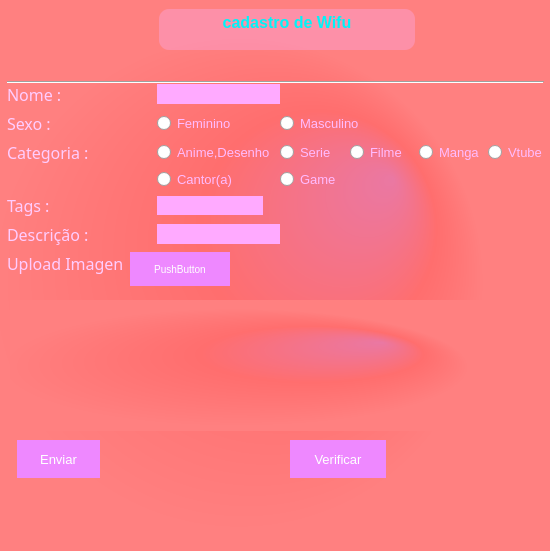
<?xml version="1.0" encoding="UTF-8"?>
<ui version="4.0">
 <class>MainWindow</class>
 <widget class="QMainWindow" name="MainWindow">
  <property name="geometry">
   <rect>
    <x>0</x>
    <y>0</y>
    <width>550</width>
    <height>551</height>
   </rect>
  </property>
  <property name="windowTitle">
   <string>MainWindow</string>
  </property>
  <property name="styleSheet">
   <string notr="true">border-color: rgb(172, 76, 130);
background: qradialgradient(spread:pad, cx:0.41, cy:0.53, radius:0.482, fx:0.714689, fy:0.324, stop:0 rgba(234, 120, 163, 255), stop:0.443182 rgba(255, 110, 110, 255), stop:0.931818 rgba(255, 128, 128, 255))</string>
  </property>
  <widget class="QWidget" name="centralwidget">
   <widget class="QTextEdit" name="textEdit">
    <property name="enabled">
     <bool>false</bool>
    </property>
    <property name="geometry">
     <rect>
      <x>159</x>
      <y>9</y>
      <width>256</width>
      <height>41</height>
     </rect>
    </property>
    <property name="mouseTracking">
     <bool>false</bool>
    </property>
    <property name="autoFillBackground">
     <bool>false</bool>
    </property>
    <property name="styleSheet">
     <string notr="true">background-color :rgba(250,180,255,80) ; border-style: none; border-radius: 10px;</string>
    </property>
    <property name="html">
     <string>&lt;!DOCTYPE HTML PUBLIC &quot;-//W3C//DTD HTML 4.0//EN&quot; &quot;http://www.w3.org/TR/REC-html40/strict.dtd&quot;&gt;
&lt;html&gt;&lt;head&gt;&lt;meta name=&quot;qrichtext&quot; content=&quot;1&quot; /&gt;&lt;style type=&quot;text/css&quot;&gt;
p, li { white-space: pre-wrap; }
&lt;/style&gt;&lt;/head&gt;&lt;body style=&quot; font-family:'Noto Sans'; font-size:10pt; font-weight:400; font-style:normal;&quot;&gt;
&lt;p align=&quot;center&quot; style=&quot; margin-top:0px; margin-bottom:0px; margin-left:0px; margin-right:0px; -qt-block-indent:0; text-indent:0px;&quot;&gt;&lt;span style=&quot; font-family:'MS Shell Dlg 2'; font-size:12pt; font-weight:600; color:#00f4f8;&quot;&gt;cadastro de Wifu&lt;/span&gt;&lt;/p&gt;&lt;/body&gt;&lt;/html&gt;</string>
    </property>
   </widget>
   <widget class="QLabel" name="cname">
    <property name="geometry">
     <rect>
      <x>7</x>
      <y>83</y>
      <width>55</width>
      <height>23</height>
     </rect>
    </property>
    <property name="font">
     <font>
      <family>Segoe UI Light</family>
      <pointsize>-1</pointsize>
     </font>
    </property>
    <property name="styleSheet">
     <string notr="true">background-color : none ;
font-size : 16px ;
 color:#fcf ; </string>
    </property>
    <property name="text">
     <string>Nome :</string>
    </property>
   </widget>
   <widget class="QLabel" name="csex">
    <property name="geometry">
     <rect>
      <x>7</x>
      <y>112</y>
      <width>44</width>
      <height>23</height>
     </rect>
    </property>
    <property name="font">
     <font>
      <family>Segoe UI Light</family>
      <pointsize>-1</pointsize>
     </font>
    </property>
    <property name="styleSheet">
     <string notr="true">background-color : none ;
font-size : 16px ;
 color:#fcf ; </string>
    </property>
    <property name="text">
     <string>Sexo :</string>
    </property>
   </widget>
   <widget class="QLabel" name="ccategory">
    <property name="geometry">
     <rect>
      <x>7</x>
      <y>141</y>
      <width>82</width>
      <height>23</height>
     </rect>
    </property>
    <property name="font">
     <font>
      <family>Segoe UI Light</family>
      <pointsize>-1</pointsize>
     </font>
    </property>
    <property name="styleSheet">
     <string notr="true">background-color : none ;
font-size : 16px ;
 color:#fcf ; </string>
    </property>
    <property name="text">
     <string>Categoria :</string>
    </property>
   </widget>
   <widget class="QLabel" name="ctags">
    <property name="geometry">
     <rect>
      <x>7</x>
      <y>194</y>
      <width>43</width>
      <height>23</height>
     </rect>
    </property>
    <property name="font">
     <font>
      <family>Segoe UI Light</family>
      <pointsize>-1</pointsize>
     </font>
    </property>
    <property name="styleSheet">
     <string notr="true">background-color : none ;
font-size : 16px ;
 color:#fcf ; </string>
    </property>
    <property name="text">
     <string>Tags :</string>
    </property>
   </widget>
   <widget class="QLineEdit" name="lname">
    <property name="geometry">
     <rect>
      <x>157</x>
      <y>84</y>
      <width>123</width>
      <height>20</height>
     </rect>
    </property>
    <property name="accessibleDescription">
     <string extracomment="campo nome"/>
    </property>
    <property name="autoFillBackground">
     <bool>false</bool>
    </property>
    <property name="styleSheet">
     <string notr="true">background-color : #faf;  border-style: none;</string>
    </property>
   </widget>
   <widget class="QLineEdit" name="ltags">
    <property name="geometry">
     <rect>
      <x>157</x>
      <y>196</y>
      <width>106</width>
      <height>19</height>
     </rect>
    </property>
    <property name="font">
     <font>
      <pointsize>9</pointsize>
     </font>
    </property>
    <property name="autoFillBackground">
     <bool>false</bool>
    </property>
    <property name="styleSheet">
     <string notr="true">background-color : #faf; border-style: none;</string>
    </property>
    <property name="maxLength">
     <number>400</number>
    </property>
   </widget>
   <widget class="QLineEdit" name="ldescribe">
    <property name="geometry">
     <rect>
      <x>157</x>
      <y>224</y>
      <width>123</width>
      <height>20</height>
     </rect>
    </property>
    <property name="font">
     <font>
      <family>Verdana</family>
      <pointsize>10</pointsize>
     </font>
    </property>
    <property name="accessibleDescription">
     <string extracomment="descrição , anotaçoes ,caracteristicas especiais , bordões ou até  fazes pelo qual o personagem é conhecido"/>
    </property>
    <property name="autoFillBackground">
     <bool>false</bool>
    </property>
    <property name="styleSheet">
     <string notr="true">background-color : #faf; text-align :lef ; display: box;  border-style: none;</string>
    </property>
    <property name="inputMask">
     <string extracomment="descriçao do personagem"/>
    </property>
    <property name="text">
     <string/>
    </property>
    <property name="maxLength">
     <number>120</number>
    </property>
   </widget>
   <widget class="QLabel" name="ctags_2">
    <property name="geometry">
     <rect>
      <x>7</x>
      <y>223</y>
      <width>82</width>
      <height>23</height>
     </rect>
    </property>
    <property name="font">
     <font>
      <family>Segoe UI Light</family>
      <pointsize>-1</pointsize>
     </font>
    </property>
    <property name="styleSheet">
     <string notr="true">background-color : none ;
font-size : 16px ;
 color:#fcf ; </string>
    </property>
    <property name="text">
     <string>Descrição :</string>
    </property>
   </widget>
   <widget class="QRadioButton" name="rf">
    <property name="geometry">
     <rect>
      <x>157</x>
      <y>114</y>
      <width>77</width>
      <height>18</height>
     </rect>
    </property>
    <property name="font">
     <font>
      <pointsize>10</pointsize>
     </font>
    </property>
    <property name="styleSheet">
     <string notr="true">background-color : none ; color: #fbf ; </string>
    </property>
    <property name="text">
     <string extracomment="sexo feminino">Feminino</string>
    </property>
    <property name="autoExclusive">
     <bool>false</bool>
    </property>
   </widget>
   <widget class="QRadioButton" name="rm">
    <property name="geometry">
     <rect>
      <x>280</x>
      <y>114</y>
      <width>83</width>
      <height>18</height>
     </rect>
    </property>
    <property name="font">
     <font>
      <pointsize>10</pointsize>
     </font>
    </property>
    <property name="styleSheet">
     <string notr="true">background-color : none ; color: #fbf ; </string>
    </property>
    <property name="text">
     <string extracomment="sexo feminino">Masculino</string>
    </property>
    <property name="autoExclusive">
     <bool>false</bool>
    </property>
   </widget>
   <widget class="Line" name="line">
    <property name="geometry">
     <rect>
      <x>7</x>
      <y>74</y>
      <width>537</width>
      <height>16</height>
     </rect>
    </property>
    <property name="styleSheet">
     <string notr="true">background-color : none; </string>
    </property>
    <property name="orientation">
     <enum>Qt::Horizontal</enum>
    </property>
   </widget>
   <widget class="QLabel" name="cuploadImagen">
    <property name="geometry">
     <rect>
      <x>7</x>
      <y>252</y>
      <width>117</width>
      <height>23</height>
     </rect>
    </property>
    <property name="font">
     <font>
      <family>Segoe UI Light</family>
      <pointsize>-1</pointsize>
     </font>
    </property>
    <property name="accessibleName">
     <string extracomment="upload imagem"/>
    </property>
    <property name="accessibleDescription">
     <string extracomment="upload da imagem"/>
    </property>
    <property name="styleSheet">
     <string notr="true">background-color : none ;
font-size : 16px ;
 color:#fcf ; </string>
    </property>
    <property name="text">
     <string>Upload Imagen</string>
    </property>
   </widget>
   <widget class="QPushButton" name="bupload">
    <property name="geometry">
     <rect>
      <x>130</x>
      <y>252</y>
      <width>100</width>
      <height>34</height>
     </rect>
    </property>
    <property name="styleSheet">
     <string notr="true">background-color: #e8f;
  border: none;
  color: white;
  padding: 10px 22px;
  text-align: center;
  text-decoration: none;
  display: inline-block;
  font-size: 10px;
  cursor: pointer;</string>
    </property>
    <property name="text">
     <string>PushButton</string>
    </property>
   </widget>
   <widget class="QWidget" name="gridLayoutWidget">
    <property name="geometry">
     <rect>
      <x>10</x>
      <y>300</y>
      <width>521</width>
      <height>131</height>
     </rect>
    </property>
    <layout class="QGridLayout" name="gridLayout">
     <property name="leftMargin">
      <number>2</number>
     </property>
     <property name="rightMargin">
      <number>2</number>
     </property>
     <property name="horizontalSpacing">
      <number>5</number>
     </property>
    </layout>
   </widget>
   <widget class="QRadioButton" name="rcatAnime">
    <property name="geometry">
     <rect>
      <x>157</x>
      <y>143</y>
      <width>117</width>
      <height>18</height>
     </rect>
    </property>
    <property name="font">
     <font>
      <pointsize>10</pointsize>
     </font>
    </property>
    <property name="styleSheet">
     <string notr="true">background-color : none ; color: #fbf ; </string>
    </property>
    <property name="text">
     <string extracomment="categoria anime / desenho">Anime,Desenho</string>
    </property>
    <property name="autoExclusive">
     <bool>true</bool>
    </property>
   </widget>
   <widget class="QRadioButton" name="rcatSeries">
    <property name="geometry">
     <rect>
      <x>280</x>
      <y>143</y>
      <width>51</width>
      <height>18</height>
     </rect>
    </property>
    <property name="font">
     <font>
      <pointsize>10</pointsize>
     </font>
    </property>
    <property name="styleSheet">
     <string notr="true">background-color : none ; color: #fbf ; </string>
    </property>
    <property name="text">
     <string extracomment="categoria serie">Serie</string>
    </property>
    <property name="autoExclusive">
     <bool>true</bool>
    </property>
   </widget>
   <widget class="QRadioButton" name="rcatFilme">
    <property name="geometry">
     <rect>
      <x>350</x>
      <y>143</y>
      <width>53</width>
      <height>18</height>
     </rect>
    </property>
    <property name="font">
     <font>
      <pointsize>10</pointsize>
     </font>
    </property>
    <property name="styleSheet">
     <string notr="true">background-color : none ; color: #fbf ; </string>
    </property>
    <property name="text">
     <string extracomment="categoria filme">Filme</string>
    </property>
    <property name="autoExclusive">
     <bool>false</bool>
    </property>
   </widget>
   <widget class="QRadioButton" name="rcatManga">
    <property name="geometry">
     <rect>
      <x>419</x>
      <y>143</y>
      <width>63</width>
      <height>18</height>
     </rect>
    </property>
    <property name="font">
     <font>
      <pointsize>10</pointsize>
     </font>
    </property>
    <property name="styleSheet">
     <string notr="true">background-color : none ; color: #fbf ; </string>
    </property>
    <property name="text">
     <string extracomment="categoria manga">Manga</string>
    </property>
    <property name="autoExclusive">
     <bool>false</bool>
    </property>
   </widget>
   <widget class="QRadioButton" name="rcatVtube">
    <property name="geometry">
     <rect>
      <x>488</x>
      <y>143</y>
      <width>56</width>
      <height>18</height>
     </rect>
    </property>
    <property name="font">
     <font>
      <pointsize>10</pointsize>
     </font>
    </property>
    <property name="styleSheet">
     <string notr="true">background-color : none ; color: #fbf ; </string>
    </property>
    <property name="text">
     <string extracomment="categoria vtube">Vtube</string>
    </property>
    <property name="autoExclusive">
     <bool>false</bool>
    </property>
   </widget>
   <widget class="QRadioButton" name="rcatCantor">
    <property name="geometry">
     <rect>
      <x>157</x>
      <y>170</y>
      <width>77</width>
      <height>18</height>
     </rect>
    </property>
    <property name="font">
     <font>
      <pointsize>10</pointsize>
     </font>
    </property>
    <property name="styleSheet">
     <string notr="true">background-color : none ; color: #fbf ; </string>
    </property>
    <property name="text">
     <string extracomment="categoria cantor">Cantor(a)</string>
    </property>
    <property name="autoExclusive">
     <bool>false</bool>
    </property>
   </widget>
   <widget class="QPushButton" name="bsubmit">
    <property name="geometry">
     <rect>
      <x>17</x>
      <y>440</y>
      <width>83</width>
      <height>38</height>
     </rect>
    </property>
    <property name="styleSheet">
     <string notr="true">background-color: #e8f;
  border: none;
  color: white;
  padding: 10px 22px;
  text-align: center;
  text-decoration: none;
  display: inline-block;
  font-size: 13px;
   cursor: pointer;</string>
    </property>
    <property name="text">
     <string>Enviar</string>
    </property>
   </widget>
   <widget class="QPushButton" name="bverificar">
    <property name="enabled">
     <bool>false</bool>
    </property>
    <property name="geometry">
     <rect>
      <x>290</x>
      <y>440</y>
      <width>96</width>
      <height>38</height>
     </rect>
    </property>
    <property name="styleSheet">
     <string notr="true">background-color: #e8f;
  border: none;
  color: white;
  padding: 10px 22px;
  text-align: center;
  text-decoration: none;
  display: inline-block;
  font-size: 13px;
   cursor: pointer;</string>
    </property>
    <property name="text">
     <string>Verificar</string>
    </property>
   </widget>
   <widget class="QRadioButton" name="rcatGame">
    <property name="geometry">
     <rect>
      <x>280</x>
      <y>170</y>
      <width>57</width>
      <height>18</height>
     </rect>
    </property>
    <property name="font">
     <font>
      <pointsize>10</pointsize>
     </font>
    </property>
    <property name="styleSheet">
     <string notr="true">background-color : none ; color: #fbf ; </string>
    </property>
    <property name="text">
     <string extracomment="categoria game">Game</string>
    </property>
    <property name="autoExclusive">
     <bool>false</bool>
    </property>
   </widget>
  </widget>
 </widget>
 <resources/>
 <connections/>
</ui>
